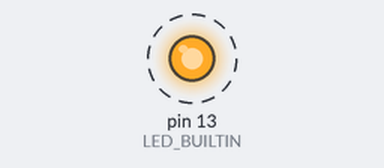
Bench run of a sketch on a simulated Arduino Uno, built with avr-gcc and run on an emulated ATmega328P. On the bench: output pins drawn as LEDs (lit = HIGH). Dashed ring = blinking. What the sketch prints to the serial monitor is not drawn.

Above: at 0.2 s.
Timing chart, 0 to 3.0 s (numbered marks = the images above):
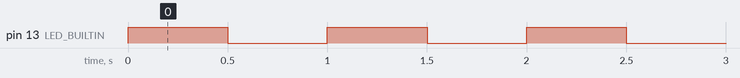

The sketch:

BoardCheck.ino
```cpp
// First test: UNO only, no infrared modules connected.
void setup() {
    pinMode(LED_BUILTIN, OUTPUT);
    Serial.begin(115200);
    Serial.println(F("IR Hub: board and serial test ready."));
}

void loop() {
    digitalWrite(LED_BUILTIN, HIGH);
    delay(500);
    digitalWrite(LED_BUILTIN, LOW);
    delay(500);
    Serial.println(F("Board running"));
}
```

Measured:
- by itself, pin 13 (LED_BUILTIN): alternates HIGH for 0.50 s and LOW for 0.50 s
